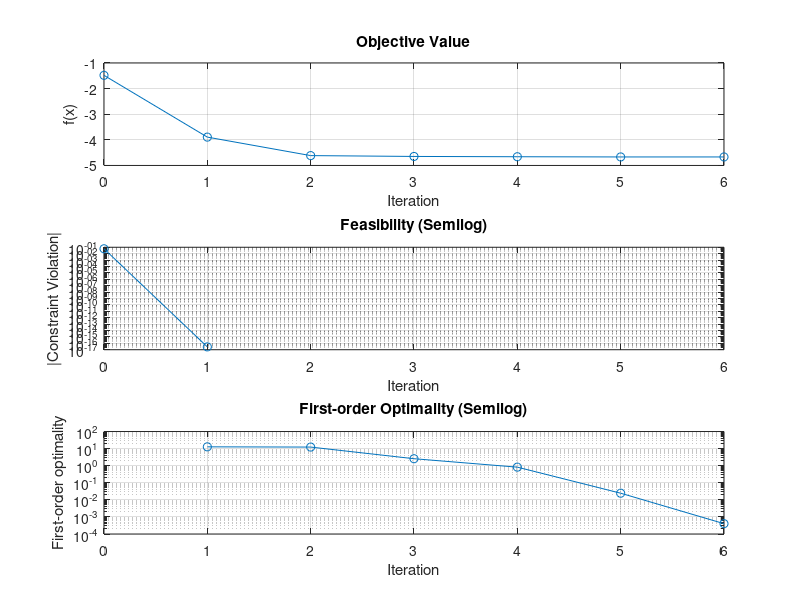
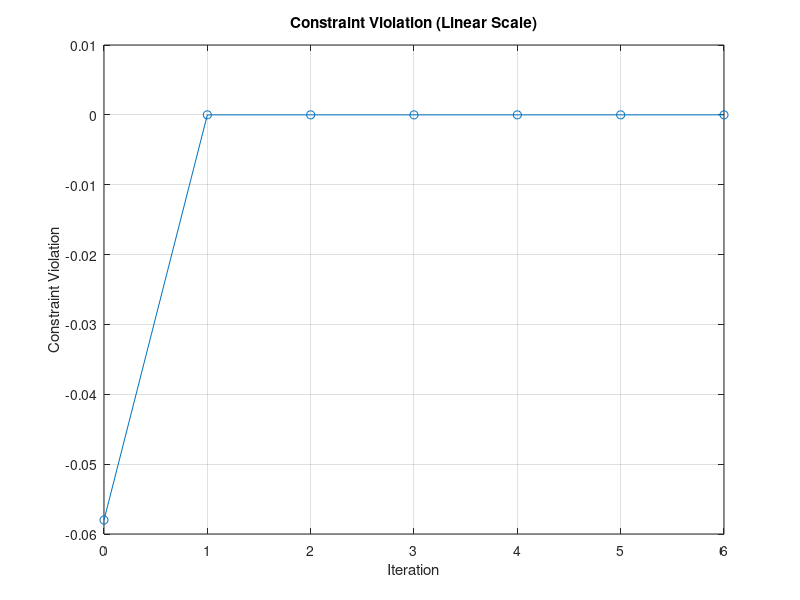

These figures' MATLAB source, in order:
% Optimization iteration data
Iter = [0 1 2 3 4 5 6]';
Fcount = [4 8 14 20 24 28 32]';
fval = [-1.48238 -3.89359 -4.61533 -4.64812 -4.65953 -4.66789 -4.6679]';
MaxConstraint = [-0.058 2.776e-17 0 0 0 0 0]';
StepLength = [NaN 1 0.25 0.25 1 1 1]';  % NaN for undefined initial step
DirectionalDerivative = [NaN -6.92 -9.72 -2.44 -1.72 -1.15 -0.025]';
FirstOrderOptimality = [NaN 12.7 12.3 2.56 0.821 0.0245 0.000403]';

%% Objective and optimality plots
figure;

% Objective value
subplot(3,1,1);
plot(Iter, fval, '-o');
xlabel('Iteration'); ylabel('f(x)');
title('Objective Value');
grid on;

% Feasibility (constraint violation)
subplot(3,1,2);
semilogy(Iter, abs(MaxConstraint), '-o');
xlabel('Iteration'); ylabel('|Constraint Violation|');
title('Feasibility (Semilog)');
grid on;

% First-order optimality
subplot(3,1,3);
semilogy(Iter, FirstOrderOptimality, '-o');
xlabel('Iteration'); ylabel('First-order optimality');
title('First-order Optimality (Semilog)');
grid on;

%% Separate constraint violation plot (optional)
figure;
plot(Iter, MaxConstraint, '-o');
xlabel('Iteration'); ylabel('Constraint Violation');
title('Constraint Violation (Linear Scale)');
grid on;
